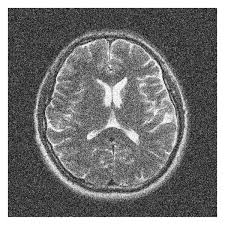
#> input picture notebooks/8.noisyCT.jpg, 225 x 225 px
$ jupyter execute 8.histogramSegmentation.ipynb
#> lines starting #> are read from the running program, lines starting #| are printed output that depends on the picture; after the words box and inside, x2 and y2 are one past the last pixel; in counts of white or black regions, pixels touching at a corner belong together; long printed decimals are rounded
# Histogram-Based Segmentation
*Denoise → Inspect histogram → Threshold into phases → Clean with morphology → Visualize & save*

---

## Why Histogram-Based Segmentation?

Histogram-based segmentation is one of the simplest and most effective segmentation strategies when **regions differ by gray level**. The idea is:

1. Convert (or load) an image as grayscale.
2. Examine the histogram of intensities.
3. Choose threshold ranges that correspond to different materials/phases/structures.
4. Create masks for each range.

This approach works best when:
- The image has **separable intensity modes** (distinct peaks in the histogram).
- Different regions correspond to different brightness levels (e.g., **backscattered SEM**, phase contrast under some conditions).

It *fails* or becomes unreliable when:
- Regions have similar mean intensity but differ in **texture** (e.g., scratch assay images).
- Illumination varies strongly across the field.
- Noise causes peaks to overlap.

In those cases, you often need preprocessing such as:
- Texture filters (entropy, local variance, Gabor)
- Background correction (flat-field)
- Or, in tougher cases, machine learning

This tutorial demonstrates histogram-based segmentation on a **backscattered electron SEM image** (downloaded and artificially noised), using a robust pipeline:

> **Non-Local Means denoising → histogram thresholds → multi-class mask → morphological cleanup**

---

### Libraries Used

We’ll use:
- `scikit-image` for I/O, denoising, dtype conversions
- `numpy` for array logic
- `matplotlib` for visualization/histograms
- `scipy.ndimage` for binary morphology cleanup

[cell 1]
import numpy as np
import matplotlib.pyplot as plt

from skimage import io
from skimage import img_as_float, img_as_ubyte
from skimage.restoration import denoise_nl_means, estimate_sigma

from scipy import ndimage as ndi

---

### Step 1 — Read the Image (and Convert to Float)

Non-local means and many restoration methods work best on float images.

[cell 2]
img = img_as_float(io.imread("8.noisyCT.jpg", as_gray=True))
#> img is the input picture: shape (225, 225) float64; min 0, max 1, mean 0.468

print(f"Image type: {img.dtype}")
#| Image type: float64
print(f"Image minimum: {img.min()}")
#| Image minimum: 0.0
print(f"Image maximum: {img.max()}")
#| Image maximum: 1.0

- `img_as_float` ensures values are in a float range (commonly 0 → 1).
- `as_gray=True` ensures a single-channel grayscale image.

---

### Step 2 — Denoise Using Non-Local Means (NLM)

Non-local means is a strong general-purpose denoiser because it averages similar patches across the image rather than just local neighbors.

#### Estimate noise level (sigma)

[cell 3]
sigma_est = np.mean(estimate_sigma(img, channel_axis=None))
#> sigma_est = 0.0606
print(f"Estimated sigma (noise): {sigma_est}")
#| Estimated sigma (noise): 0.06064

#### Configure and run NLM

[cell 4]
denoised = denoise_nl_means(
    img,
    h=1.15 * sigma_est,     # controls filtering strength
    patch_size=5,           # size of patches compared
    patch_distance=3,       # search radius for similar patches
    fast_mode=True,         # huge speed boost with minimal quality loss
    channel_axis=None
)
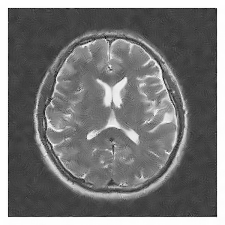
#> denoised: shape (225, 225) float64; min 0, max 1, mean 0.468

**Key parameters**
- `h`: larger → stronger denoising (but more detail loss)
- `patch_size`: larger → better structure modeling, slower
- `patch_distance`: larger → considers more patches, slower
- `fast_mode=True`: strongly recommended for speed

#### Visualize

[cell 5]
plt.figure(figsize=(6, 7))

plt.subplot(1, 2, 1)
plt.imshow(img, cmap = "gray")
plt.axis("off")
plt.title("Original image")

plt.subplot(1, 2, 2)
plt.imshow(denoised, cmap = "gray")
plt.axis("off")
plt.title("Denoised image")


plt.tight_layout()
plt.show()

---

### Step 3 — Convert to 8-bit Before Histogram Segmentation

Working in 8-bit (`uint8`) makes histogram thresholds intuitive (0–255).

[cell 6]
denoised_u8 = img_as_ubyte(denoised)

print(f"Image type: {denoised_u8.dtype}")
#| Image type: uint8
print(f"Image minimum: {denoised_u8.min()}")
#| Image minimum: 0
print(f"Image maximum: {denoised_u8.max()}")
#| Image maximum: 255

---

### Step 4 — Plot the Histogram

Flatten the 2D image into 1D to compute intensity frequency.

[cell 7]
plt.figure()
plt.hist(denoised_u8.ravel(), bins=256, range=(0, 255))
plt.title("Histogram of Denoised Image (8-bit)")
plt.xlabel("Intensity")
plt.ylabel("Pixel count")
plt.show()
#> figure, not shown here; tallest bar 2977 high, from x = 253 to 254

#### Zoom in to find valleys between peaks

[cell 8]
plt.figure()
plt.hist(denoised_u8.ravel(), bins=256, range=(25, 150))
plt.title("Zoomed Histogram (25–150)")
plt.xlabel("Intensity")
plt.ylabel("Pixel count")
plt.show()
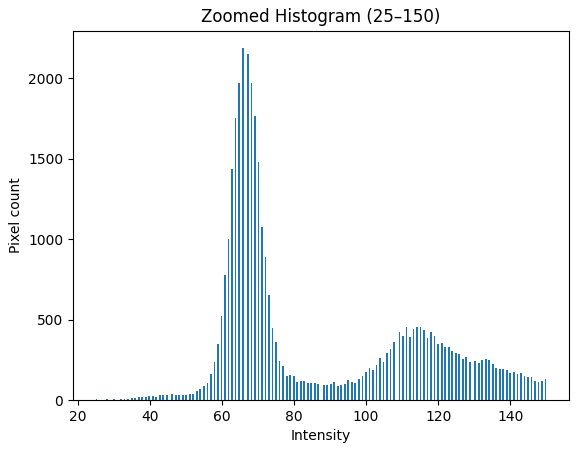
#> figure drawn by matplotlib, 1 panel; tallest bar 2186 high, from x = 65.53 to 66.02

You typically choose thresholds at valleys between histogram peaks.

---

### Step 5 — Create Intensity Range Masks (Multi-Class Segmentation)

Here our thresholds are approximately:

- Segment 1: <= 90
- Segment 2: 91–237
- Segment 3: 238–249
- Segment 4: >= 250 (often a bright phase)

> Thresholds depend on your specific image histogram — always validate visually.

[cell 9]
seg1 = denoised_u8 <= 90
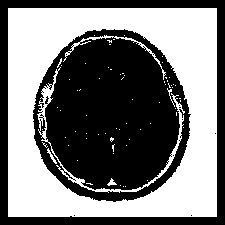
#> seg1: shape (225, 225) bool; 47.6% white; 71 white regions (65 under 20 px), largest, box (x1, y1, x2, y2) and area: (8, 8, 217, 217) 22485, (37, 67, 185, 193) 1052, (63, 35, 166, 80) 288, (47, 148, 57, 164) 42, (107, 178, 117, 186) 36, (167, 88, 175, 107) 27
seg2 = (denoised_u8 > 90) & (denoised_u8 <= 237)
#> seg2: shape (225, 225) bool; 38.6% white; 13 white regions (12 under 20 px), largest, box (x1, y1, x2, y2) and area: (33, 29, 191, 202) 19508
seg3 = (denoised_u8 > 237) & (denoised_u8 <= 249)
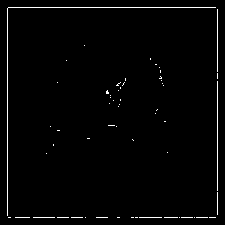
#> seg3: shape (225, 225) bool; 1.7% white in thin lines or dots, all inside (x1, y1, x2, y2) = (7, 7, 218, 218)
seg4 = denoised_u8 >= 250
#> seg4: shape (225, 225) bool; 12.2% white; 5 white regions (4 under 20 px), largest, box (x1, y1, x2, y2) and area: (0, 0, 225, 225) 6165

Each `segX` is a binary mask (`True/False`).

---

### Step 6 — Visualize as a Color Label Image

A quick way to make segmentation “fun” and interpretable is to create an RGB overlay:

[cell 10]
H, W = denoised_u8.shape
#> H = 225; W = 225
rgb = np.zeros((H, W, 3), dtype=np.uint8)

rgb[seg1] = (255,   0,   0)   # red
rgb[seg2] = (  0, 255,   0)   # green
rgb[seg3] = (  0,   0, 255)   # blue
rgb[seg4] = (255, 255,   0)   # yellow

Display:

[cell 11]
plt.figure(figsize=(8, 6))
plt.imshow(rgb)
plt.title("Histogram-Based Segmentation (Raw Masks)")
plt.axis("off")
plt.show()

Absoloutly this segentation is not representative of brain structures! We only want to show how it can be implemented.

---

### Step 7 — Clean Masks with Binary Morphology (Opening + Closing)

Histogram segmentation often creates:
- isolated speckles (false positives)
- small holes in regions
- noisy boundaries

A fast cleanup method:
- Opening removes small bright noise
- Closing fills small holes

[cell 12]
structure = np.ones((3, 3), dtype=bool)

def clean_mask(mask, structure=structure):
    opened = ndi.binary_opening(mask, structure=structure)
#> opened: shape (225, 225) bool; 45.3% white; 21 white regions (12 under 20 px), largest, box (x1, y1, x2, y2) and area: (8, 8, 217, 217) 22449, (43, 88, 54, 97) 79, (159, 157, 173, 176) 69
    closed = ndi.binary_closing(opened, structure=structure)
#> closed: shape (225, 225) bool; 45.3% white; 16 white regions (7 under 20 px), largest, box (x1, y1, x2, y2) and area: (8, 8, 217, 217) 22461, (43, 88, 54, 102) 119, (159, 146, 178, 176) 104
    return closed

seg1_c = clean_mask(seg1)
seg2_c = clean_mask(seg2)
#> in clean_mask (call 2), `opened = ndi.binary_opening(mask, structure=structure)`:
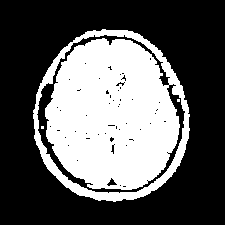
#> opened: shape (225, 225) bool; 37.3% white; 3 white regions (2 under 20 px), largest, box (x1, y1, x2, y2) and area: (33, 29, 190, 202) 18872
#> in clean_mask (call 2), `closed = ndi.binary_closing(opened, structure=structure)`: closed: shape (225, 225) bool; 38.2% white; 1 white region, box (x1, y1, x2, y2) and area: (33, 29, 190, 202) 19344
seg3_c = clean_mask(seg3)
#> in clean_mask (call 3), `opened = ndi.binary_opening(mask, structure=structure)`: opened: shape (225, 225) bool; every value is 0
seg4_c = clean_mask(seg4)
#> in clean_mask (call 4), `opened = ndi.binary_opening(mask, structure=structure)`: opened: shape (225, 225) bool; 12.1% white; 1 white region, box (x1, y1, x2, y2) and area: (0, 0, 225, 225) 6148
#> in clean_mask (call 4), `closed = ndi.binary_closing(opened, structure=structure)`:
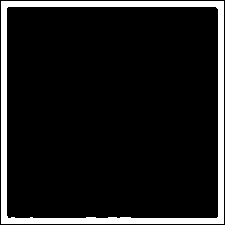
#> closed: shape (225, 225) bool; 10.4% white; 1 white region, box (x1, y1, x2, y2) and area: (1, 1, 224, 224) 5252

Rebuild cleaned RGB:

[cell 13]
rgb_clean = np.zeros((H, W, 3), dtype=np.uint8)

rgb_clean[seg1_c] = (255,   0,   0)
rgb_clean[seg2_c] = (  0, 255,   0)
rgb_clean[seg3_c] = (  0,   0, 255)
rgb_clean[seg4_c] = (255, 255,   0)

Show cleaned result:

[cell 14]
plt.figure(figsize=(8, 6))
plt.imshow(rgb_clean)
plt.title("Histogram-Based Segmentation (Cleaned)")
plt.axis("off")
plt.show()
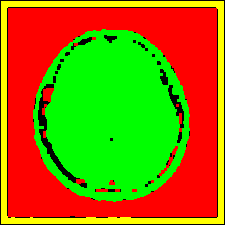
#> shown: shape (225, 225, 3); mean R, G, B 142.1, 123.9, 0

---

## Improvements Not Explicitly Done Above

Here are practical upgrades you may want in real projects.

### Automatically choose thresholds (when peaks are clear)

Instead of manually picking valleys, we can try:
- Otsu (2-class)
- Multi-Otsu (multi-class)
- Yen, Li, Triangle thresholds

Example: **Multi-Otsu** (great for phase-like SEM images)

[cell 15]
### Helper Visualization Functions

def show_images_grid(images, titles=None, cmap="gray", figsize=(12, 6)):
    """Display a list of images in a compact grid."""
    n = len(images)
    cols = min(4, n)
    rows = int(np.ceil(n / cols))
    plt.figure(figsize=figsize)
    for i, im in enumerate(images):
        ax = plt.subplot(rows, cols, i + 1)
        ax.imshow(im, cmap=cmap if (im.ndim == 2) else None)
        if titles:
            ax.set_title(titles[i])
        ax.axis("off")
    plt.tight_layout()
    plt.show()

def overlay_mask_on_image(base_u8, mask, alpha=0.45):
    """Overlay a boolean mask on a grayscale base image for quick inspection."""
    base_rgb = np.stack([base_u8]*3, axis=-1)
    overlay = base_rgb.copy()
    overlay[mask] = [255, 0, 0]  # red overlay
    out = (1 - alpha) * base_rgb + alpha * overlay
    return out.astype(np.uint8)

[cell 16]
from skimage.filters import threshold_multiotsu

thresholds = threshold_multiotsu(denoised_u8, classes=4)
#> thresholds = [93, 144, 209]
print("Multi-Otsu thresholds:", thresholds)
#| Multi-Otsu thresholds: [ 93 144 209]


plt.figure(figsize=(9, 4))
plt.hist(denoised_u8.ravel(), bins=256, range=(0, 255))
for t in thresholds:
    plt.axvline(t, linewidth=1)
#> this loop made 3 passes
#> t on passes 1 to 3: 93, 144, 209
plt.title("Histogram with Multi-Otsu Thresholds")
plt.xlabel("Intensity")
plt.ylabel("Pixel count")
plt.tight_layout()
plt.show()
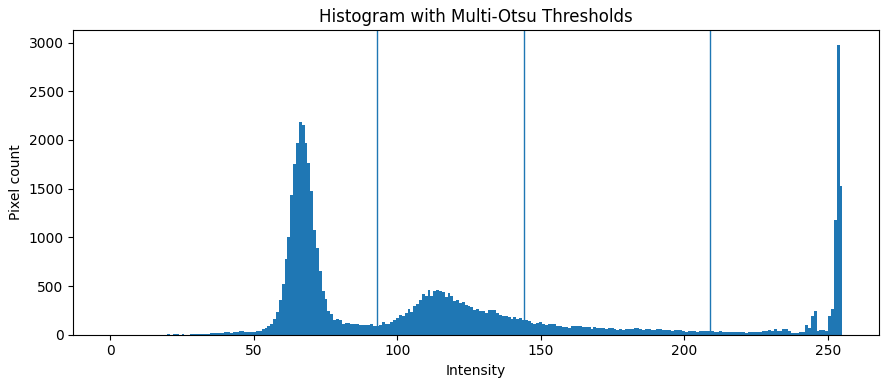
#> figure drawn by matplotlib, 1 panel; tallest bar 2977 high, from x = 253 to 254

[cell 17]
regions = np.digitize(denoised_u8, bins=thresholds)  # labels: 0..3
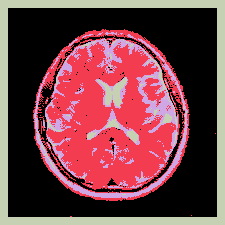
#> regions: shape (225, 225) int64; 4 distinct labels, from 0 to 3; one colour per label, 0 black
show_images_grid([denoised_u8, regions],
                 ["Denoised (uint8)", "Multi-Otsu Labels"],
                 cmap="gray", figsize=(12, 5))
#> in show_images_grid, `n = len(images)`: n = 2
#> in show_images_grid, `rows = int(np.ceil(n / cols))`: rows = 1
#> the loop in show_images_grid, `for i, im in enumerate(images):` made 2 passes

[cell 18]
# Simple label -> color mapping
palette = np.array([
    [255,   0,   0],  # label 0 -> red
    [  0, 255,   0],  # label 1 -> green
    [  0,   0, 255],  # label 2 -> blue
    [255, 255,   0],  # label 3 -> yellow
], dtype=np.uint8)

rgb_multiotsu = palette[regions]  # shape (H, W, 3)
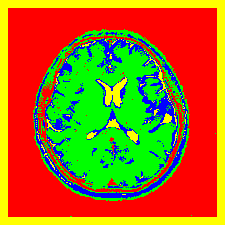
#> rgb_multiotsu: shape (225, 225, 3); mean of channels 0, 1, 2 162.8, 109.3, 23.4; drawn as R, G, B

show_images_grid([rgb_multiotsu], ["Multi-Otsu Colored Segmentation"], figsize=(7, 6))
#> the loop in show_images_grid (call 2), `for i, im in enumerate(images):` made 1 pass

$ run again, with notebooks/doplerUS1.jpg copied over notebooks/8.noisyCT.jpg
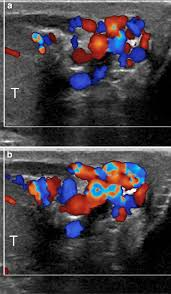
#> input picture notebooks/doplerUS1.jpg, 171 x 294 px
#| Image type: float64
#| Image minimum: 0.0
#| Image maximum: 1.0
#> sigma_est = 0.00697
#| Estimated sigma (noise): 0.006966
#| Image type: uint8
#| Image minimum: 0
#| Image maximum: 255
#> seg1: shape (294, 171) bool; 76.7% white; 223 black regions (182 under 20 px), largest, box (x1, y1, x2, y2) and area: (0, 131, 171, 276) 3173, (0, 0, 171, 127) 2966, (72, 162, 145, 205) 1735
#> seg2: shape (294, 171) bool; 22.9% white; 227 white regions (185 under 20 px), largest, box (x1, y1, x2, y2) and area: (0, 0, 171, 127) 2919, (0, 148, 171, 276) 2555, (72, 162, 145, 205) 1712
#> seg3: shape (294, 171) bool; 0.11% white in thin lines or dots, all inside (x1, y1, x2, y2) = (4, 1, 167, 244)
#> seg4: shape (294, 171) bool; 0.37% white in thin lines or dots, all inside (x1, y1, x2, y2) = (0, 1, 171, 245)
#> opened: shape (294, 171) bool; 72.3% white; 87 black regions (62 under 20 px), largest, box (x1, y1, x2, y2) and area: (0, 131, 171, 288) 6448, (0, 0, 171, 127) 4004, (25, 26, 74, 54) 523
#> closed: shape (294, 171) bool; 74.4% white; 30 black regions (7 under 20 px), largest, box (x1, y1, x2, y2) and area: (0, 0, 171, 294) 9961, (29, 26, 73, 51) 465, (107, 21, 140, 51) 399
#> opened: shape (294, 171) bool; 15.9% white; 66 white regions (29 under 20 px), largest, box (x1, y1, x2, y2) and area: (0, 148, 171, 165) 1707, (69, 0, 171, 21) 1008, (73, 162, 145, 186) 860
#> closed: shape (294, 171) bool; 16.4% white; 42 white regions (17 under 20 px), largest, box (x1, y1, x2, y2) and area: (1, 131, 170, 205) 3855, (1, 1, 170, 22) 1863, (29, 26, 72, 53) 470
#> opened: shape (294, 171) bool; every value is 0
#> thresholds = [36, 77, 136]
#| Multi-Otsu thresholds: [ 36  77 136]
#> the loop `for t in thresholds:` made 3 passes
#> t on passes 1 to 3: 36, 77, 136
#> `regions = np.digitize(denoised_u8, bins=thresholds)`:
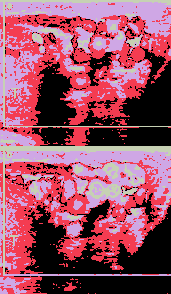
#> regions: shape (294, 171) int64; 4 distinct labels, from 0 to 3; one colour per label, 0 black
#> n = 2
#> rows = 1
#> the loop in show_images_grid, `for i, im in enumerate(images):` made 2 passes
#> `rgb_multiotsu = palette[regions]`:
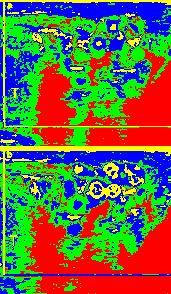
#> rgb_multiotsu: shape (294, 171, 3); mean of channels 0, 1, 2 100.8, 105.7, 68.3; drawn as R, G, B
#> the loop in show_images_grid (call 2), `for i, im in enumerate(images):` made 1 pass

$ run again, with notebooks/fluorescenceImage.jpg copied over notebooks/8.noisyCT.jpg
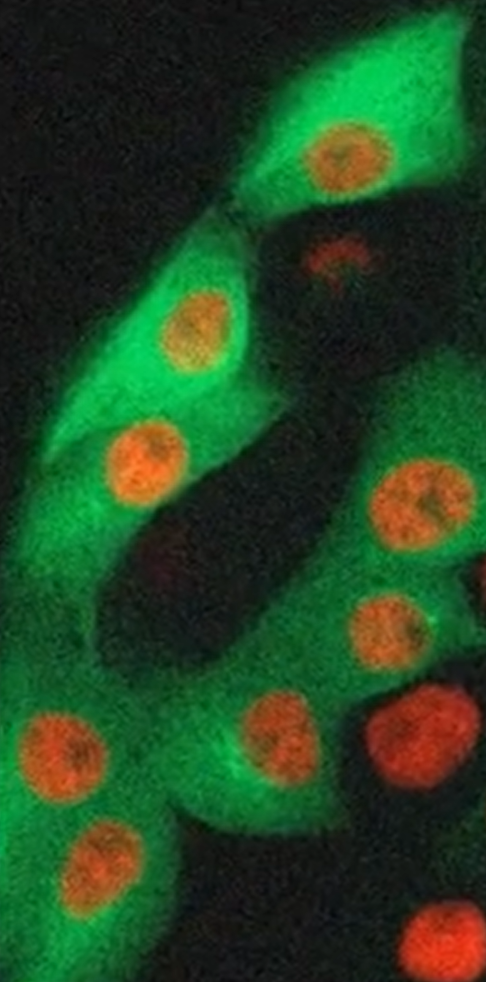
#> input picture notebooks/fluorescenceImage.jpg, 486 x 982 px
#| Image type: float64
#| Image minimum: 0.01402
#| Image maximum: 0.7143
#> sigma_est = 0.00133
#| Estimated sigma (noise): 0.001327
#| Image type: uint8
#| Image minimum: 4
#| Image maximum: 182
#> seg1: shape (982, 486) bool; 76.8% white; 166 black regions (115 under 20 px), largest, box (x1, y1, x2, y2) and area: (24, 245, 266, 579) 41213, (241, 14, 463, 212) 26155, (0, 711, 151, 982) 19287
#> seg3: shape (982, 486) bool; every value is 0
#> opened: shape (982, 486) bool; 76.6% white; 141 black regions (103 under 20 px), largest, box (x1, y1, x2, y2) and area: (24, 245, 266, 579) 41321, (241, 14, 463, 212) 26199, (0, 711, 151, 982) 20137
#> closed: shape (982, 486) bool; 76.3% white; 82 black regions (41 under 20 px), largest, box (x1, y1, x2, y2) and area: (24, 246, 266, 579) 41241, (0, 0, 486, 982) 31823, (241, 15, 463, 212) 26176
#> opened: shape (982, 486) bool; 22.9% white; 101 white regions (48 under 20 px), largest, box (x1, y1, x2, y2) and area: (24, 246, 266, 579) 41069, (241, 15, 463, 212) 26126, (0, 711, 113, 896) 9522
#> closed: shape (982, 486) bool; 23% white; 81 white regions (40 under 20 px), largest, box (x1, y1, x2, y2) and area: (24, 246, 266, 579) 41208, (241, 15, 463, 212) 26166, (1, 711, 151, 981) 19394
#> thresholds = [46, 81, 116]
#| Multi-Otsu thresholds: [ 46  81 116]
#> the loop `for t in thresholds:` made 3 passes
#> t on passes 1 to 3: 46, 81, 116
#> regions: shape (982, 486) int64; 4 distinct labels, from 0 to 3
#> n = 2
#> rows = 1
#> the loop in show_images_grid, `for i, im in enumerate(images):` made 2 passes
#> `rgb_multiotsu = palette[regions]`:
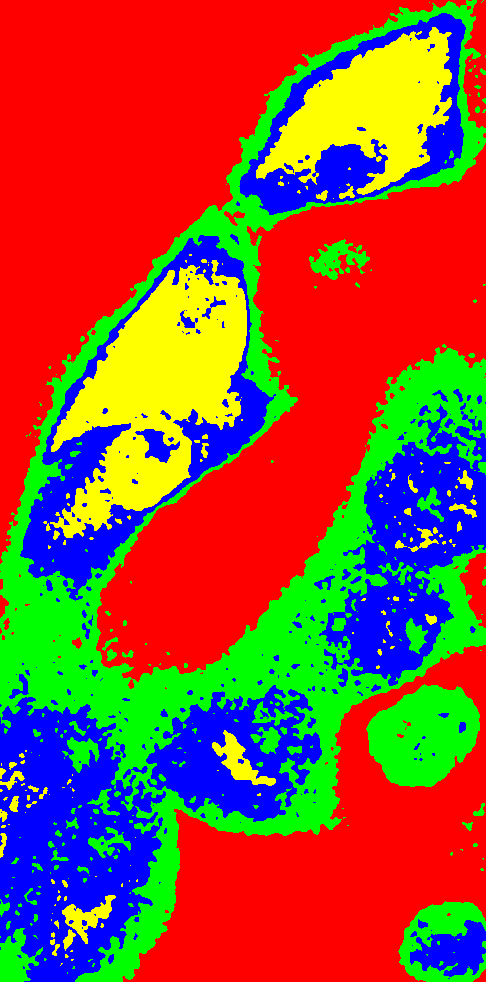
#> rgb_multiotsu: shape (982, 486, 3); mean of channels 0, 1, 2 148.2, 80.6, 52; drawn as R, G, B
#> the loop in show_images_grid (call 2), `for i, im in enumerate(images):` made 1 pass
